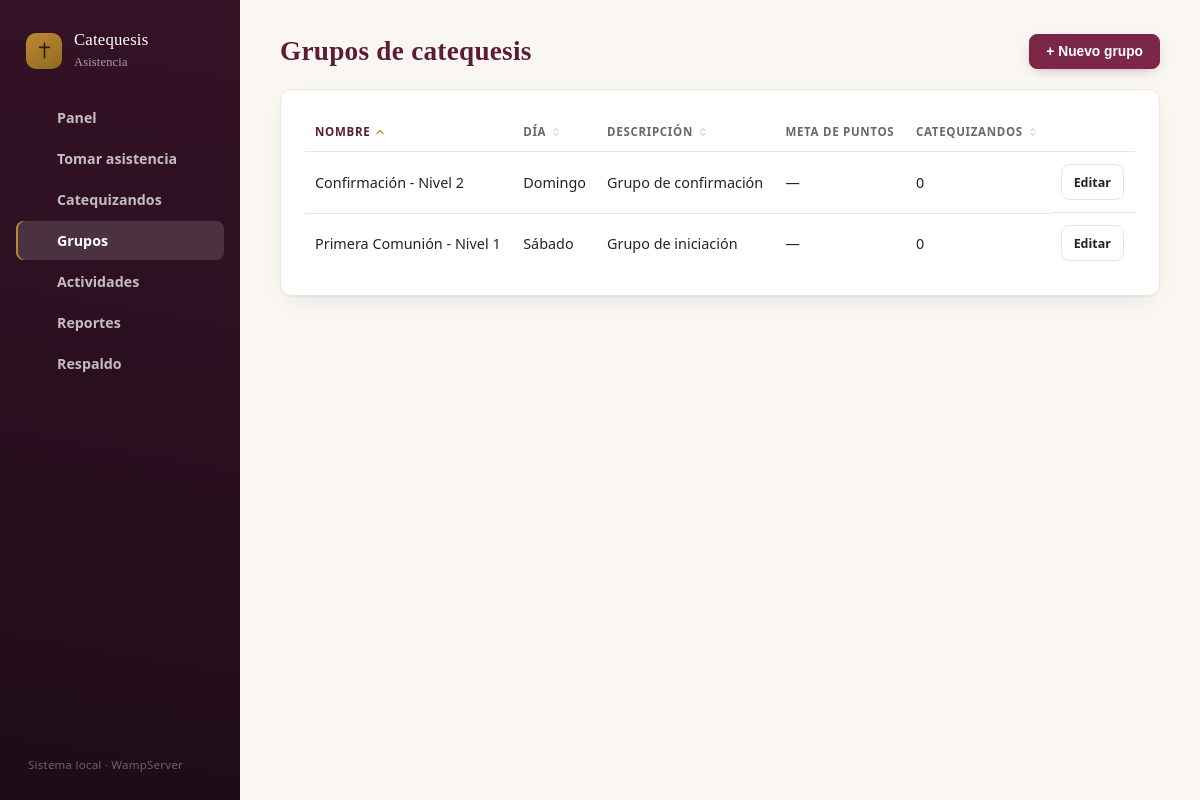
Screenshot of /grupos.php with the database file from the repository.
### tables this page shows
CREATE TABLE grupos (
  id INT AUTO_INCREMENT PRIMARY KEY,
  nombre VARCHAR(100) NOT NULL,
  descripcion VARCHAR(255) NULL,
  dia_semana VARCHAR(20) NULL,
  meta_puntos DECIMAL(5,1) NULL,  
  creado_en TIMESTAMP DEFAULT CURRENT_TIMESTAMP
);

### grupos.php (the view, shortened to what this page needs)
<?php
require __DIR__ . '/config/db.php';
require __DIR__ . '/includes/functions.php';
$editando = null;
$sortCol = campo($_GET, 'sort', 'nombre');
$sortDir = campo($_GET, 'dir', 'asc') === 'desc' ? 'desc' : 'asc';
$sortColumns = [
    'nombre' => 'g.nombre',
    'dia' => 'g.dia_semana',
    'descripcion' => 'g.descripcion',
    'catequizandos' => 'total_estudiantes',
];
$orderSql = $sortColumns[$sortCol] . ' ' . strtoupper($sortDir);
$grupos = $pdo->query("
    SELECT g.*, COUNT(es.id) AS total_estudiantes
    FROM grupos g
    LEFT JOIN estudiantes es ON es.grupo_id = g.id
    GROUP BY g.id
    ORDER BY $orderSql
")->fetchAll();
require __DIR__ . '/includes/header.php';
?>
<div class="page-head">
    <h1>Grupos de catequesis</h1>
    <?php if (!$editando): ?>
    <button class="btn btn-primary" onclick="document.getElementById('form-nuevo').classList.toggle('hidden')">+ Nuevo grupo</button>
    <?php endif; ?>
</div>
<div class="card">
<table class="table">
    <thead>
        <tr>
            <th><?= sort_link('Nombre', 'nombre', $sortCol, $sortDir, []) ?></th>
            <th><?= sort_link('Día', 'dia', $sortCol, $sortDir, []) ?></th>
            <th><?= sort_link('Descripción', 'descripcion', $sortCol, $sortDir, []) ?></th>
            <th>Meta de puntos</th>
            <th><?= sort_link('Catequizandos', 'catequizandos', $sortCol, $sortDir, []) ?></th>
            <th></th>
        </tr>
    </thead>
    <tbody>
        <?php foreach ($grupos as $g): ?>
        <tr>
            <td><?= e($g['nombre']) ?></td>
            <td><?= e($g['dia_semana']) ?></td>
            <td><?= e($g['descripcion']) ?></td>
            <td><?= $g['meta_puntos'] !== null ? fmt_num($g['meta_puntos']) : '—' ?></td>
            <td><?= (int) $g['total_estudiantes'] ?></td>
            <td class="actions">
                <a class="btn btn-small" href="grupos.php?editar=<?= (int) $g['id'] ?>">Editar</a>
            </td>
        </tr>
        <?php endforeach; ?>
    </tbody>
</table>
</div>
<?php require __DIR__ . '/includes/footer.php'; ?>

### includes/header.php (shortened to what this page needs)
<?php
$current_script = basename($_SERVER['SCRIPT_NAME']);
function nav_active(string $script, string $current): string
{
    return $script === $current ? 'active' : '';
}
function nav_icon(string $name): string
{
    $paths = [
        'home' => '<path d="M3 10.5 12 3l9 7.5"/><path d="M5 9.5V20a1 1 0 0 0 1 1h4v-6h4v6h4a1 1 0 0 0 1-1V9.5"/>',
        'check' => '<rect x="3" y="3" width="18" height="18" rx="3"/><path d="m8 12.5 2.5 2.5L16 9.5"/>',
        'users' => '<circle cx="9" cy="8" r="3.2"/><path d="M3.5 20c.5-3.2 2.8-5 5.5-5s5 1.8 5.5 5"/><path d="M15.5 6.2a3.2 3.2 0 0 1 0 6.1"/><path d="M17 15.3c2.4.4 4 2.1 4.5 4.7"/>',
        'book' => '<path d="M4 5.5A2.5 2.5 0 0 1 6.5 3H20v16H6.5A2.5 2.5 0 0 0 4 21.5z"/><path d="M4 19V5.5"/>',
        'chart' => '<path d="M4 20V10"/><path d="M12 20V4"/><path d="M20 20v-7"/><path d="M3 20h18"/>',
        'calendar' => '<rect x="3" y="5" width="18" height="16" rx="2"/><path d="M3 10h18"/><path d="M8 3v4"/><path d="M16 3v4"/>',
        'trend' => '<path d="M3 17l6-6 4 4 8-8"/><path d="M15 7h6v6"/>',
        'db' => '<ellipse cx="12" cy="6" rx="8" ry="3"/><path d="M4 6v6c0 1.7 3.6 3 8 3s8-1.3 8-3V6"/><path d="M4 12v6c0 1.7 3.6 3 8 3s8-1.3 8-3v-6"/>',
        'edit' => '<path d="M4 20h4L19 9l-4-4L4 16z"/><path d="M13.5 6.5l4 4"/>',
        'trash' => '<path d="M4 7h16"/><path d="M9 7V4h6v3"/><path d="M6 7l1 13h10l1-13"/><path d="M10 11v5"/><path d="M14 11v5"/>',
        'plus' => '<path d="M12 5v14"/><path d="M5 12h14"/>',
        'search' => '<circle cx="11" cy="11" r="6"/><path d="M20 20l-4-4"/>',
        'x' => '<path d="M6 6l12 12"/><path d="M18 6L6 18"/>',
        'clock' => '<circle cx="12" cy="12" r="9"/><path d="M12 7v5l3 2"/>',
        'undo' => '<path d="M9 14L4 9l5-5"/><path d="M4 9h10a6 6 0 010 12h-3"/>',
        'star' => '<path d="M12 2.5l2.9 6.5 6.9.7-5.2 4.8 1.5 6.9L12 17.8l-6.1 3.6 1.5-6.9-5.2-4.8 6.9-.7z"/>',
        'tick' => '<path d="m5 12.5 4.5 4.5L19 7.5"/>',
        'cross' => '<path d="M12 3v18"/><path d="M6.5 9h11"/>',
        'lock' => '<rect x="5" y="11" width="14" height="10" rx="2"/><path d="M8 11V8a4 4 0 0 1 8 0v3"/>',
        'arrow' => '<path d="M5 12h14"/><path d="m13 6 6 6-6 6"/>',
    ];
    return '<svg class="nav-icon" aria-hidden="true" focusable="false" viewBox="0 0 24 24" fill="none" stroke="currentColor" stroke-width="1.8" stroke-linecap="round" stroke-linejoin="round">' . ($paths[$name] ?? '') . '</svg>';
}
?>
<!DOCTYPE html>
<html lang="es">
<head>
<link rel="stylesheet" href="<?= asset('assets/css/style.css') ?>">
</head>
<body>
<div class="app-shell">
<aside class="sidebar">
    <a class="brand" href="dashboard.php">
        <span class="brand-mark">
            <svg viewBox="0 0 24 24" fill="none" stroke="currentColor" stroke-width="2" stroke-linecap="round"><path d="M12 3v18"/><path d="M6 8h12"/></svg>
        </span>
        <span class="brand-text">Catequesis<br><em>Asistencia</em></span>
    </a>
    <nav class="mainnav">
        <a class="<?= nav_active('dashboard.php', $current_script) ?>" href="dashboard.php"><?= nav_icon('home') ?><span>Panel</span></a>
        <a class="<?= nav_active('asistencia.php', $current_script) ?>" href="asistencia.php"><?= nav_icon('check') ?><span>Tomar asistencia</span></a>
        <a class="<?= nav_active('estudiantes.php', $current_script) ?>" href="estudiantes.php"><?= nav_icon('users') ?><span>Catequizandos</span></a>
        <a class="<?= nav_active('grupos.php', $current_script) ?>" href="grupos.php"><?= nav_icon('book') ?><span>Grupos</span></a>
        <a class="<?= in_array($current_script, ['actividades.php', 'actividad.php'], true) ? 'active' : '' ?>" href="actividades.php"><?= nav_icon('star') ?><span>Actividades</span></a>
        <a class="<?= nav_active('reportes.php', $current_script) ?>" href="reportes.php"><?= nav_icon('chart') ?><span>Reportes</span></a>
        <a class="<?= nav_active('respaldo.php', $current_script) ?>" href="respaldo.php"><?= nav_icon('db') ?><span>Respaldo</span></a>
    </nav>
    <div class="sidebar-foot">Sistema local · WampServer</div>
</aside>
<div class="main-col">
<main class="page">

### includes/functions.php (shortened to what this page needs)
<?php
function e(?string $value): string
{
    return htmlspecialchars($value ?? '', ENT_QUOTES, 'UTF-8');
}
function campo(array $origen, string $clave, string $defecto = ''): string
{
    $v = $origen[$clave] ?? $defecto;
    return is_scalar($v) ? trim((string) $v) : $defecto;
}
function sort_link(string $label, string $column, string $currentSort, string $currentDir, array $baseParams, string $sortKey = 'sort', string $dirKey = 'dir'): string
{
    $isActive = $currentSort === $column;
    $newDir = ($isActive && $currentDir === 'asc') ? 'desc' : 'asc';
    $params = array_merge($baseParams, [$sortKey => $column, $dirKey => $newDir]);
    $url = '?' . http_build_query($params);
    if ($isActive && $currentDir === 'asc') {
        $icon = '<svg class="sort-icon is-active" viewBox="0 0 24 24" fill="none" stroke="currentColor" stroke-width="2.6" stroke-linecap="round" stroke-linejoin="round"><path d="M6 15l6-6 6 6"/></svg>';
    } elseif ($isActive) {
        $icon = '<svg class="sort-icon is-active" viewBox="0 0 24 24" fill="none" stroke="currentColor" stroke-width="2.6" stroke-linecap="round" stroke-linejoin="round"><path d="M6 9l6 6 6-6"/></svg>';
    } else {
        $icon = '<svg class="sort-icon" viewBox="0 0 24 24" fill="none" stroke="currentColor" stroke-width="2" stroke-linecap="round" stroke-linejoin="round"><path d="M7 10l5-5 5 5"/><path d="M7 14l5 5 5-5"/></svg>';
    }
    return '<a class="th-sort' . ($isActive ? ' is-active' : '') . '" href="' . e($url) . '">' . e($label) . $icon . '</a>';
}
function asset(string $ruta): string
{
    $archivo = __DIR__ . '/../' . $ruta;
    return $ruta . '?v=' . (is_file($archivo) ? filemtime($archivo) : time());
}

### includes/footer.php (shortened to what this page needs)
</main>
</div>
</div>
</body>
</html>

### assets/css/style.css (style rules this page uses)
:root { --primary: #7a2748; --primary-dark: #5c1c37; --primary-light: #f4e6ec; --accent: #bd8a34; --accent-light: #f7ecd7; --ok: #177a4a; --ok-bg: #e6f5ec; --off: #b23c30; --off-bg: #fbe9e6; --warn: #8a5a00; --warn-bg: #fbf1dd; --bg: #faf7f3; --card-bg: #ffffff; --text: #2a2026; --muted: #6f646b; --border: #ece4e5; --track: #ece6e8; --shadow-sm: 0 1px 2px rgba(45, 16, 33, .08); --sidebar-from: #351226; --sidebar-to: #1f0c18; --radius: 12px; --radius-sm: 8px; --shadow: 0 1px 2px rgba(45, 16, 33, .04), 0 10px 28px -14px rgba(45, 16, 33, .16); --font-display: Georgia, "Iowan Old Style", "Palatino Linotype", serif; --font-body: "Segoe UI", system-ui, -apple-system, Roboto, Arial, sans-serif; }
* { box-sizing: border-box; }
body { margin: 0; font-family: var(--font-body); background: var(--bg); color: var(--text); -webkit-font-smoothing: antialiased; }
a { color: var(--primary); text-decoration: none; }
.app-shell { display: flex; min-height: 100vh; }
.sidebar { width: 240px; min-width: 240px; background: linear-gradient(190deg, var(--sidebar-from), var(--sidebar-to)); color: #fff; display: flex; flex-direction: column; padding: 26px 16px; position: sticky; top: 0; height: 100vh; }
.brand { display: flex; align-items: center; gap: 12px; padding: 4px 10px 26px; color: #fff; }
.brand-mark { width: 36px; height: 36px; min-width: 36px; border-radius: 10px; background: linear-gradient(150deg, var(--accent), #8f6a1f); display: flex; align-items: center; justify-content: center; color: #2a1c06; }
.brand-mark svg { width: 19px; height: 19px; }
.brand-text { font-family: var(--font-display); font-size: 1.05rem; line-height: 1.25; letter-spacing: .01em; }
.brand-text em { font-style: normal; color: rgba(255,255,255,.6); font-size: .78rem; }
.mainnav { display: flex; flex-direction: column; gap: 2px; flex: 1; }
.mainnav a { display: flex; align-items: center; gap: 11px; color: rgba(255,255,255,.72); font-size: .89rem; font-weight: 600; padding: 10px 12px; border-radius: var(--radius-sm); transition: background .15s ease, color .15s ease; }
.mainnav a.active { color: #fff; background: rgba(255,255,255,.14); box-shadow: inset 2px 0 0 var(--accent); }
.nav-icon { width: 18px; height: 18px; min-width: 18px; opacity: .95; }
.sidebar-foot { font-size: .72rem; color: rgba(255,255,255,.35); padding: 10px 12px 2px; letter-spacing: .02em; }
.main-col { flex: 1; min-width: 0; }
.page { max-width: 1040px; margin: 0 auto; padding: 34px 40px 70px; }
h1 { font-family: var(--font-display); font-size: 1.7rem; margin: 0 0 20px; font-weight: 700; letter-spacing: .01em; color: var(--primary-dark); }
.page-head { display: flex; justify-content: space-between; align-items: center; margin-bottom: 20px; flex-wrap: wrap; gap: 10px; }
.page-head h1 { margin: 0; }
.card { background: var(--card-bg); border: 1px solid var(--border); border-radius: var(--radius); padding: 22px 24px; margin-bottom: 22px; box-shadow: var(--shadow); }
.btn { display: inline-flex; align-items: center; gap: 6px; padding: 9px 16px; border-radius: var(--radius-sm); border: 1.5px solid var(--border); background: #fff; color: var(--text); font-size: .86rem; font-weight: 700; cursor: pointer; transition: transform .1s ease, box-shadow .15s ease, background .15s ease, border-color .15s ease; }
.btn-primary { background: var(--primary); color: #fff; border-color: var(--primary); box-shadow: 0 4px 14px -6px rgba(122, 39, 72, .5); }
.btn-small { padding: 6px 12px; font-size: .78rem; }
.table { width: 100%; border-collapse: collapse; }
.table th, .table td { text-align: left; padding: 12px 10px; border-bottom: 1px solid var(--border); font-size: .9rem; }
.table th { color: var(--muted); font-weight: 700; font-size: .72rem; text-transform: uppercase; letter-spacing: .06em; }
.table tbody tr { transition: background .12s ease; }
.table tbody tr:last-child td { border-bottom: none; }
.actions { display: flex; gap: 8px; align-items: center; }
.th-sort { display: inline-flex; align-items: center; gap: 4px; color: var(--muted); text-decoration: none; cursor: pointer; }
.th-sort.is-active { color: var(--primary-dark); }
.sort-icon { width: 12px; height: 12px; opacity: .4; flex: none; }
.sort-icon.is-active { opacity: 1; color: var(--accent); }
html { scroll-padding-bottom: 96px; }
.btn-small { min-height: 36px; }

### rows the page displays
grupos: nombre "Confirmación - Nivel 2", dia_semana "Domingo", descripcion "Grupo de confirmación", total_estudiantes "0"
grupos: nombre "Primera Comunión - Nivel 1", dia_semana "Sábado", descripcion "Grupo de iniciación", total_estudiantes "0"

### other values shown
$label "NOMBRE DÍA DESCRIPCIÓN CATEQUIZANDOS"
